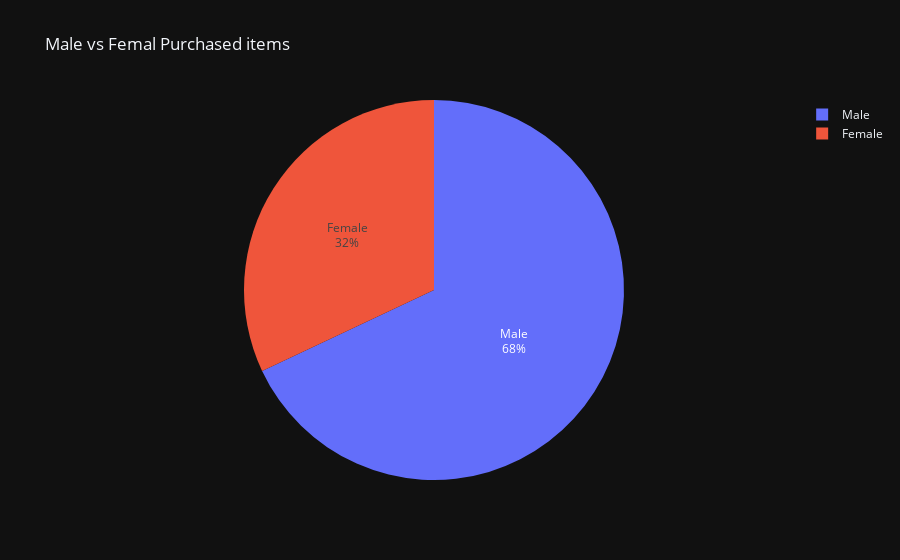

The cell this chart's notebook holds for it:
### Code cell
iplot(px.pie(values=data_gender,
             names=data_gender.index,
             template='plotly_dark',
             title='Male vs Femal Purchased items'
             ).update_traces(textinfo='label+percent'))

### Figure 1 — Plotly figure (JSON) as saved in the notebook; plotly's stock layout.template omitted (floating-point values rounded to 4 significant figures)
{"data": [{"domain": {"x": [0, 1], "y": [0, 1]}, "hovertemplate": "label=%{label}<br>value=%{value}<extra></extra>", "labels": ["Male", "Female"], "legendgroup": "", "name": "", "showlegend": true, "textinfo": "label+percent", "type": "pie", "values": [2652, 1248]}], "layout": {"legend": {"tracegroupgap": 0}, "title": {"text": "Male vs Femal Purchased items"}}}
